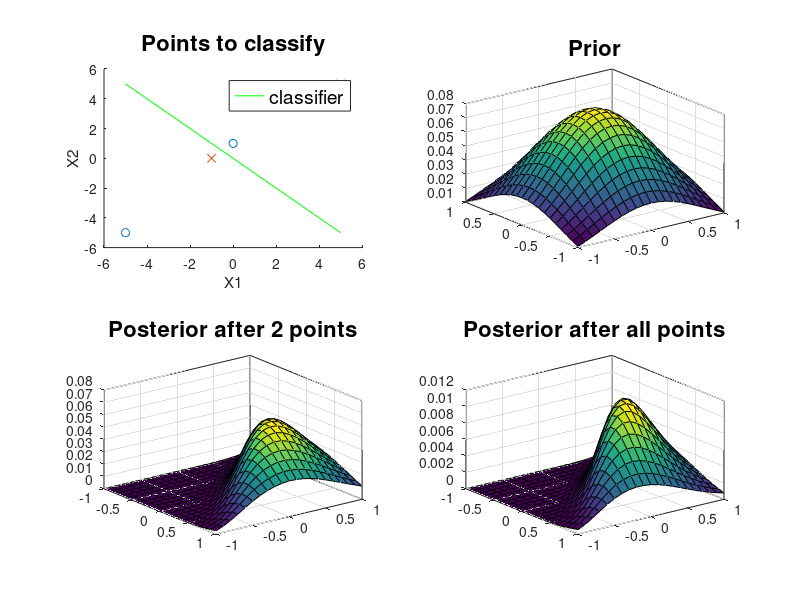

This figure's MATLAB source:
% Script that tries to linearly classify 4 points using bayesian approaches
% to estimate the weights (no bias, non linearly separable points, gaussian prior)
clear; clc; close all;
addpath export_fig

a=1;
b=1;
s=0.1;
w1=(-a:s:b)';
w2=(-a:s:b)';

X2=[-5 -5; 5 5];
X4=[-5 -5; 5 5; 0 1; -1 0];
T2=[0 ; 1];
T4=[0 ; 1; 0; 1];

% New view angles for graphics
az = 52.5;
el = 30;

% using just the first 2 data points
figure('Color',[1 1 1]);
subplot(2,2,1);
scatter([-5 0],[-5 1],'o');
hold;
scatter([ 5 -1],[5 0], 'x');
title('Points to classify','FontSize', 16)
xlabel('X1');
ylabel('X2');

subplot(2,2,2);
% make prior
for i=1:length(w1)
    for j=1:length(w2)
        w=[w1(i) w2(j)];
        prior(i,j)=(1/(2*pi))*exp(-norm(w)^2)/2;
    end
end
surf(w1,w2,prior)
grid on
box on
title('Prior','FontSize', 16)

% make posteriors
n=size(X2,1);
posterior = prior;
for k=1:n
    x=X2(k,:);
    for i=1:length(w1)
        for j=1:length(w2)
            w=[w1(i) w2(j)];
            y=1/(1+exp(-w*x'));
            likelihood=y^T2(k)*(1-y)^(1-T2(k));
            posterior(i,j)=likelihood*posterior(i,j);
        end
    end
end
subplot(2,2,3);
surf(w1,w2,posterior)
grid on
box on
title('Posterior after 2 points','FontSize', 16)
view(az, el);
% camroll(90)

% using all 4 data points, make prior again
for i=1:length(w1)
    for j=1:length(w2)
        w=[w1(i) w2(j)];
        prior(i,j)=(1/(2*pi))*exp(-norm(w)^2)/2;
    end
end

% make posteriors
n=size(X4,1);
posterior = prior;
for k=1:n
    x=X4(k,:);
    for i=1:length(w1)
        for j=1:length(w2)
            w=[w1(i) w2(j)];
            y=1/(1+exp(-w*x'));
            likelihood=y^T4(k)*(1-y)^(1-T4(k));
            posterior(i,j)=likelihood*posterior(i,j);
        end
    end
end
subplot(2,2,4);
surf(w1,w2,posterior)
grid on
box on
title('Posterior after all points','FontSize', 16)
view(az, el);

% find the weights of classifier (using MAP) - we know the classifier goes
% through the origin, so we can easily find another point to draw it
% w1*x1 + w2*x2 = 0 <-> if x1 = n, x2 = -w2/w1*n
[maxA,ind] = max(posterior(:));
[m,n] = ind2sub(size(posterior),ind);
w1_value = w1(m);
w2_value = w2(n);
ratio = -w2_value/w1_value;
x1 = [5 -5]; x2 = [5*ratio -5*ratio];
subplot(2,2,1);
classifier = line(x1, x2, 'Color','g');
h_legend = legend(classifier, 'classifier');
set(h_legend,'FontSize',14);

%export_fig('bayesnn.pdf')
